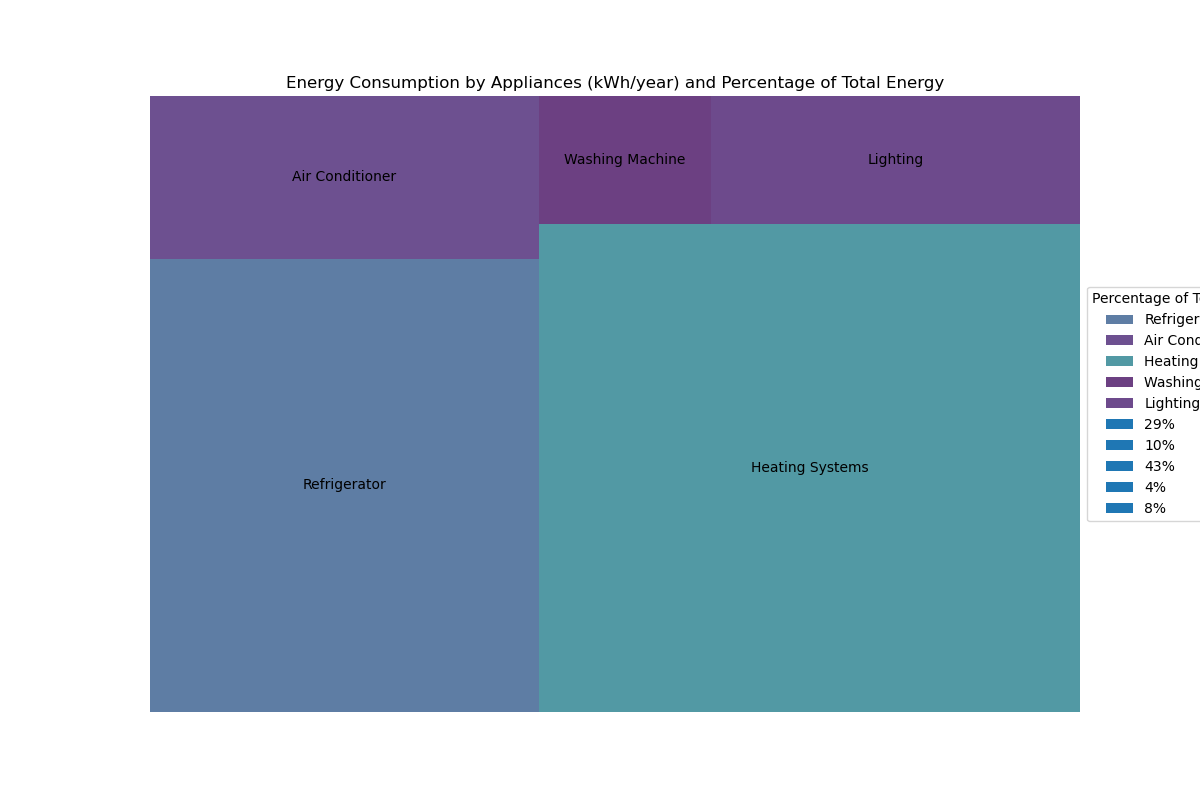

Reproduce this figure in Python.

import matplotlib.pyplot as plt
import squarify

# Data from the table
data = [
    {'Appliance': 'Refrigerator', 'Energy Consumption (kWh/year)': 600, 'Percentage of Total Energy': '29%'},
    {'Appliance': 'Air Conditioner', 'Energy Consumption (kWh/year)': 215, 'Percentage of Total Energy': '10%'},
    {'Appliance': 'Heating Systems', 'Energy Consumption (kWh/year)': 900, 'Percentage of Total Energy': '43%'},
    {'Appliance': 'Washing Machine', 'Energy Consumption (kWh/year)': 75, 'Percentage of Total Energy': '4%'},
    {'Appliance': 'Lighting', 'Energy Consumption (kWh/year)': 160, 'Percentage of Total Energy': '8%'}
]

# Extracting data for plotting
labels = [d['Appliance'] for d in data]
sizes = [d['Energy Consumption (kWh/year)'] for d in data]
percentages = [d['Percentage of Total Energy'].rstrip('%') for d in data]
colors = plt.cm.viridis([int(p)/100 for p in percentages])

# Create a figure and a subplot
fig, ax = plt.subplots(figsize=(12, 8))

# Plotting the treemap
squarify.plot(sizes=sizes, label=labels, color=colors, alpha=0.8)

# Adding title and axis off
plt.title('Energy Consumption by Appliances (kWh/year) and Percentage of Total Energy')
plt.axis('off')

# Custom legend to show percentages
for s, p in zip(sizes, percentages):
    plt.bar([], [], color=plt.cm.viridis(int(p)/100), label=f"{p}%", alpha=0.8)

plt.legend(title="Percentage of Total Energy", bbox_to_anchor=(1, 0.5), loc="center left")

# Show the plot
plt.show()
